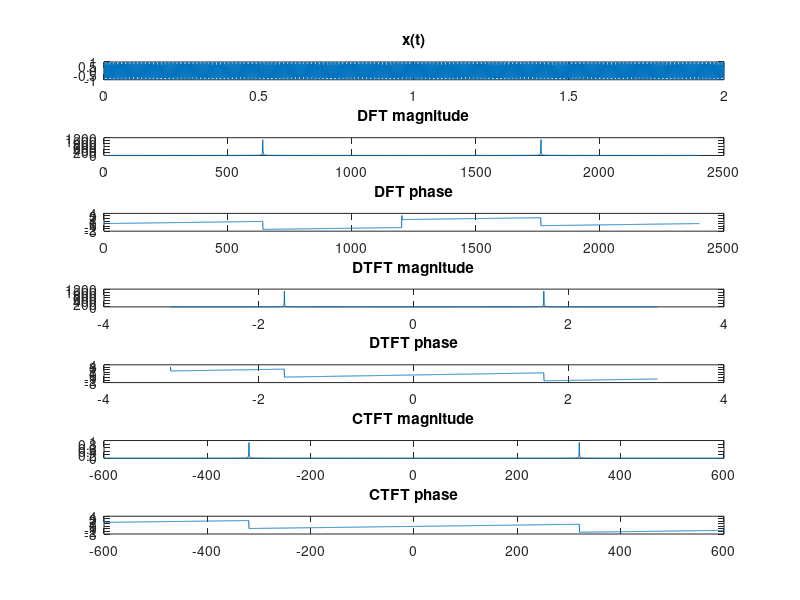

Recreate this plot in MATLAB.
fc=880;
fs=1200;
T=1/fs;
t=linspace(0,2,2*fs);
x=cos(2*pi*fc*t);

subplot(7,1,1)
plot(t,x)
title('x(t)')

subplot(7,1,2)
dft=fft(x);
dft_mag=abs(dft);
dft_phase=angle(dft);
plot(dft_mag);
title('DFT magnitude')
subplot(7,1,3)
plot(dft_phase)
title('DFT phase')


dtft=fftshift(fft(x,2*fs));
% dtft=fftshift(x);
w=linspace(-pi, pi, 2*fs);
subplot(7,1,4)
plot(w, abs(dtft));
title('DTFT magnitude')
subplot(7,1,5)
plot(w, angle(dtft))
title('DTFT phase')


ctft=T*fftshift(fft(x,2*fs));
scale=pi/(T*2*pi)
w=linspace(-scale, scale, 2*fs);
subplot(7,1,6)
plot(w, abs(ctft));
title('CTFT magnitude')
subplot(7,1,7)
plot(w, angle(ctft))
title('CTFT phase')
